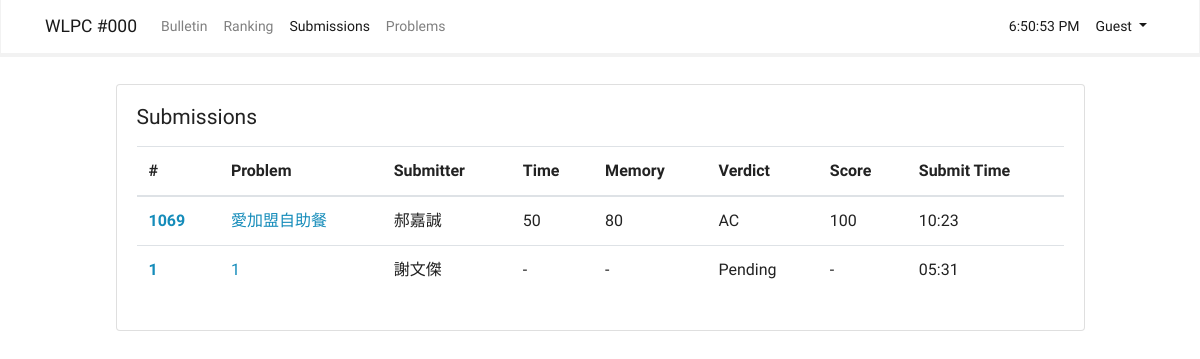
/submissions, run on an earlier commit of the app's database.
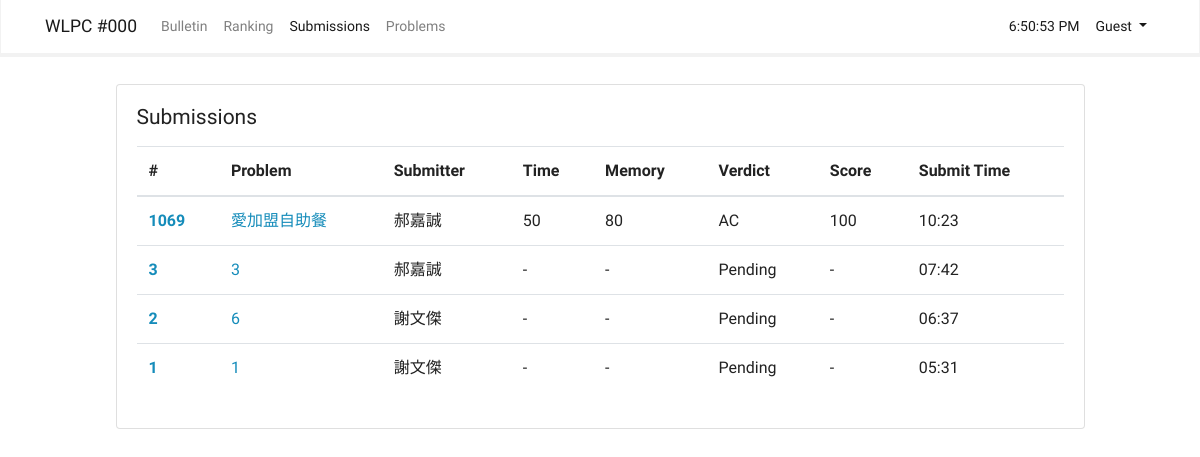
And on a later commit of the database.
### app/models.py (models this page shows, shortened)
class Submission(db.Model):
    __tablename__ = 'submissions'
    id = db.Column(db.Integer, primary_key = True)
    pid = db.Column(db.Integer)
    uid = db.Column(db.Integer)
    code = db.Column(db.Text)
    code_hash = db.Column(db.String)
    time = db.Column(db.Integer)
    memory = db.Column(db.Integer)
    verdict = db.Column(db.String(10))
    score = db.Column(db.Integer)
    create_time = db.Column(db.DateTime)

class User(UserMixin, db.Model):
    __tablename__ = 'users'
    id = db.Column(db.Integer, primary_key = True)
    email = db.Column(db.String(64), unique = True, index = True)
    username = db.Column(db.String(64), index = True)
    password_hash = db.Column(db.String(128))
    status = db.Column(db.String)
    score = db.Column(db.Integer)
    @property
    def password(self):
        raise AttributeError('password is not a readable attribute')

### app/submission/views.py (the view)
@submission.route('/submissions')
def list():
    page = request.args.get('page', 1, type=int)
    pagination = Submission.query.order_by(Submission.id.desc()).paginate(page, per_page = current_app.config['ITEMS_PER_PAGE'], error_out=True)
    submissions = pagination.items
    user = User
    return render_template('submissions/list.html', current_time = datetime.utcnow(), submissions = submissions, pagination = pagination, user = user)

### app/templates/submissions/list.html (shortened to what this page needs)
{% extends "base.html" %}
{% block page_content %}
<div class="container" style="width: 90%">
    <div class="card">
        <div class="card-body">
            <h4 class="card-title mb-3">Submissions</h4>
            <table class="table">
                <thead>
                    <tr>
                        <th scope="col">#</th>
                        <th scope="col">Problem</th>
                        <th scope="col">Submitter</th>
                        <th scope="col">Time</th>
                        <th scope="col">Memory</th>
                        <th scope="col">Verdict</th>
                        <th scope="col">Score</th>
                        <th scope="col">Submit Time</th>
                    </tr>
                <tbody>
                    <tr class="table-default">
                        <th scope="row"><a href="#">1069</a></th>
                        <td><a href="#">愛加盟自助餐</a></td>
                        <td>郝嘉誠</td>
                        <td>50</td>
                        <td>80</td>
                        <td >AC</td>
                        <td>100</td>
                        <td>10:23</td>
                    </tr>
                    {% for submission in submissions %}
                    <tr class="table-default">
                        <th scope="row"><a href="{{ url_for('submission.result', sid = submission.id) }}">{{ submission.id }}</a></th>
                        <td><a href="#">{{ submission.pid }}</a></td>
                        <td>{{ user.query.get(submission.uid).username }}</td>
                        <td>{{ submission.time or '-' }}</td>
                        <td>{{ submission.memory or '-' }}</td>
                        <td>{{ submission.verdict }}</td>
                        <td>{{ submission.score or '-' }}</td>
                        <td>{{ moment(submission.create_time).format('hh:mm') }}</td>
                    </tr>
                    {% endfor %}
                </tbody>
                </thead>
            </table>
        </div>
    </div><br>
</div>
{% endblock %}

### app/templates/base.html (shortened to what this page needs)
{% extends "bootstrap/base.html" %}
{% block styles %}
<link rel="stylesheet" href="{{ url_for('static', filename='bootstrap.css') }}">
{% endblock %}
{% block navbar %}
<nav class="navbar navbar-expand-lg navbar-light bg-light fixed-top">
    <div class="container">
        <a class="navbar-brand" href="/">{{ config['CONTEST'] }}</a>
        <div class="collapse navbar-collapse" id="navbarColor03">
            <ul class="navbar-nav mr-auto">
                <li class="nav-item {{ 'active' if request.path.startswith('/bulletin') }}">
                    <a class="nav-link" href="{{ url_for('main.bulletin') }}">Bulletin<span class="sr-only">(current)</span></a>
                </li>
                <li class="nav-item {{ 'active' if request.path.startswith('/ranking') }}">
                    <a class="nav-link" href="{{ url_for('main.ranking') }}">Ranking</a>
                </li>
                <li class="nav-item {{ 'active' if request.path.startswith('/submissions') }}">
                    <a class="nav-link" href="{{ url_for('submission.list') }}">Submissions</a>
                </li>
                <li class="nav-item {{ 'active' if request.path.startswith('/problems') }}">
                    <a class="nav-link" href="{{ url_for('problem.problems') }}">Problems</a>
                </li>
            </ul>
            <ul class="navbar-nav my-lg-0">
                <li class="nav-item active">
                    <a class="nav-link" id="time">{{ moment(current_time).format('LTS') }}</a>
                </li>
                <li class="nav-item dropdown active">
                    {% if current_user.is_authenticated %}
                    <a class="nav-link dropdown-toggle" data-toggle="dropdown" href="#" id="themes">{{
                        current_user.username }} <span class="caret"></span></a>
                    <div class="dropdown-menu dropdown-menu-right">
                        <a class="dropdown-item" href="{{ url_for('auth.settings') }}">Settings</a>
                        <a class="dropdown-item" href="{{ url_for('submission.list_by_user', uid = current_user.id) }}">Submissions</a>
                        <div class="dropdown-divider"></div>
                        <a class="dropdown-item" href="{{ url_for('auth.signout') }}">Sign out</a>
                    </div>
                    {% else %}
                    <a class="nav-link dropdown-toggle" data-toggle="dropdown" href="#" id="themes">Guest </a>
                    {% endif %}
                </li>
            </ul>
        </div>
    </div>
</nav>
{% endblock %}
{% block content %}
<br>
<br>
<br>
<br>
<div class="container">
    {% block page_content %}{% endblock %}
</div>
{% endblock %}

What changed in the data, as far as the page shows it:
added Submission: id "3", pid "3", query.get "郝嘉誠", time "-", memory "-", verdict "Pending", score "-", create_time "07:42"
added Submission: id "2", pid "6", query.get "謝文傑", time "-", memory "-", verdict "Pending", score "-", create_time "06:37"
